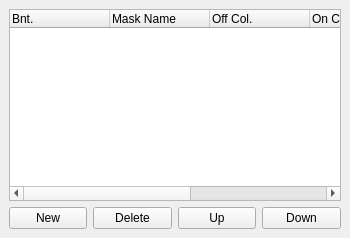
  <widget class="QDockWidget" name="DockMasksSettings">
   <property name="enabled">
    <bool>true</bool>
   </property>
   <property name="sizePolicy">
    <sizepolicy hsizetype="Ignored" vsizetype="Ignored">
     <horstretch>0</horstretch>
     <verstretch>0</verstretch>
    </sizepolicy>
   </property>
   <property name="minimumSize">
    <size>
     <width>350</width>
     <height>128</height>
    </size>
   </property>
   <property name="maximumSize">
    <size>
     <width>350</width>
     <height>524287</height>
    </size>
   </property>
   <property name="floating">
    <bool>true</bool>
   </property>
   <property name="features">
    <set>QDockWidget::DockWidgetFloatable|QDockWidget::DockWidgetMovable</set>
   </property>
   <property name="allowedAreas">
    <set>Qt::RightDockWidgetArea</set>
   </property>
   <property name="windowTitle">
    <string>Masks (F4)</string>
   </property>
   <attribute name="dockWidgetArea">
    <number>2</number>
   </attribute>
   <widget class="QWidget" name="dockWidgetContents_5">
    <property name="sizePolicy">
     <sizepolicy hsizetype="Fixed" vsizetype="MinimumExpanding">
      <horstretch>0</horstretch>
      <verstretch>0</verstretch>
     </sizepolicy>
    </property>
    <property name="minimumSize">
     <size>
      <width>350</width>
      <height>100</height>
     </size>
    </property>
    <property name="maximumSize">
     <size>
      <width>350</width>
      <height>16777215</height>
     </size>
    </property>
    <layout class="QVBoxLayout">
     <item>
      <widget class="QTreeWidget" name="MasksTreeWidget">
       <property name="editTriggers">
        <set>QAbstractItemView::NoEditTriggers</set>
       </property>
       <property name="alternatingRowColors">
        <bool>false</bool>
       </property>
       <property name="selectionMode">
        <enum>QAbstractItemView::ExtendedSelection</enum>
       </property>
       <property name="selectionBehavior">
        <enum>QAbstractItemView::SelectRows</enum>
       </property>
       <property name="textElideMode">
        <enum>Qt::ElideMiddle</enum>
       </property>
       <property name="rootIsDecorated">
        <bool>false</bool>
       </property>
       <property name="uniformRowHeights">
        <bool>true</bool>
       </property>
       <property name="columnCount">
        <number>6</number>
       </property>
       <attribute name="headerMinimumSectionSize">
        <number>28</number>
       </attribute>
       <column>
        <property name="text">
         <string>Bnt.</string>
        </property>
       </column>
       <column>
        <property name="text">
         <string>Mask Name</string>
        </property>
       </column>
       <column>
        <property name="text">
         <string>Off Col.</string>
        </property>
       </column>
       <column>
        <property name="text">
         <string>On Col.</string>
        </property>
       </column>
       <column>
        <property name="text">
         <string>Show</string>
        </property>
       </column>
       <column>
        <property name="text">
         <string>Lock</string>
        </property>
       </column>
      </widget>
     </item>
     <item>
      <layout class="QHBoxLayout">
       <item>
        <widget class="QPushButton" name="MaskAdd">
         <property name="minimumSize">
          <size>
           <width>50</width>
           <height>16</height>
          </size>
         </property>
         <property name="text">
          <string>New</string>
         </property>
        </widget>
       </item>
       <item>
        <widget class="QPushButton" name="MaskDelete">
         <property name="minimumSize">
          <size>
           <width>50</width>
           <height>16</height>
          </size>
         </property>
         <property name="text">
          <string>Delete</string>
         </property>
        </widget>
       </item>
       <item>
        <widget class="QPushButton" name="MaskMoveUp">
         <property name="minimumSize">
          <size>
           <width>50</width>
           <height>16</height>
          </size>
         </property>
         <property name="text">
          <string>Up</string>
         </property>
        </widget>
       </item>
       <item>
        <widget class="QPushButton" name="MaskMoveDown">
         <property name="minimumSize">
          <size>
           <width>50</width>
           <height>16</height>
          </size>
         </property>
         <property name="text">
          <string>Down</string>
         </property>
        </widget>
       </item>
      </layout>
     </item>
    </layout>
   </widget>
  </widget>
